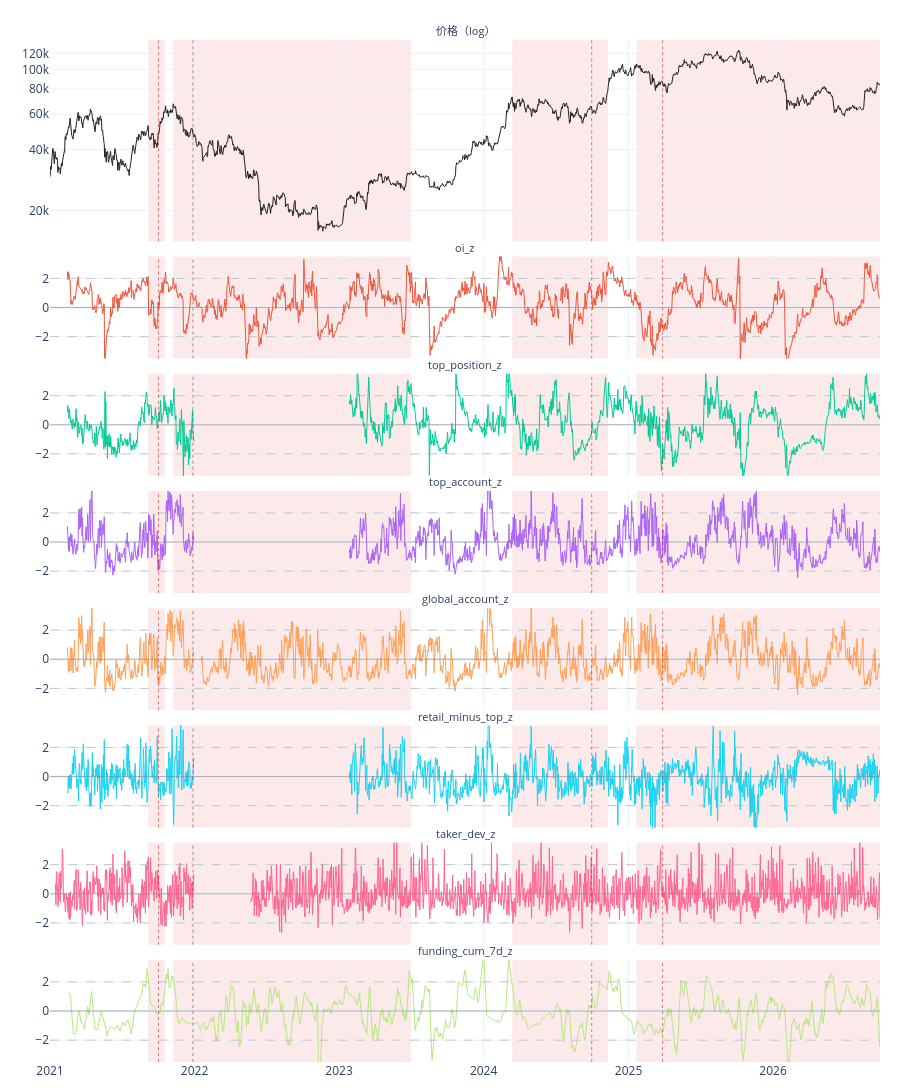

This figure's notebook cell:
### Markdown cell above
## 3. 标准化视角：90 天 z-score（日线）

原始比率有长期漂移（例如 `top_position` 2021 vs 2025 的基准水平不同），做规则时用的是 **相对自身近期分布的位置**。这里把候选特征统一做 90 天滚动 z-score，和 episode 对齐看。

也把 H2a 的 `oi_level_90d_z` 放进来做对照：如果 `top_position_z` 和它几乎重合，H4a 就不是新信息。

### Code cell
def zscore(s: pd.Series, window: str, bucket: str) -> pd.Series:
    n = int(pd.Timedelta(window) / pd.Timedelta(bucket))
    r = s.rolling(n, min_periods=n // 2)
    return (s - r.mean()) / r.std()

def add_features(df: pd.DataFrame, bucket: str) -> pd.DataFrame:
    df = df.copy()
    df["retail_minus_top"] = df["global_account"] - df["top_account"]
    df["taker_dev"] = df["taker_vol_mean"] - 1
    df["oi_log"] = np.log(df["oi_value"].where(df["oi_value"] > 0))
    df["oi_z"]               = zscore(df["oi_log"], Z_WINDOW, bucket)
    df["top_position_z"]     = zscore(df["top_position"], Z_WINDOW, bucket)
    df["top_account_z"]      = zscore(df["top_account"], Z_WINDOW, bucket)
    df["global_account_z"]   = zscore(df["global_account"], Z_WINDOW, bucket)
    df["retail_minus_top_z"] = zscore(df["retail_minus_top"], Z_WINDOW, bucket)
    df["taker_dev_z"]        = zscore(df["taker_dev"], "30D", bucket)
    df["funding_cum_7d_z"]   = zscore(df["funding_cum_7d"], Z_WINDOW, bucket)
    liq_tot = df["liq_long_usd"].fillna(0) + df["liq_short_usd"].fillna(0)
    df["liq_imbalance"] = ((df["liq_short_usd"].fillna(0) - df["liq_long_usd"].fillna(0)) / liq_tot.replace(0, np.nan))
    return df

d = add_features(d, "1d")
f = add_features(f, "4h")
Z_FEATURES = ["oi_z", "top_position_z", "top_account_z", "global_account_z",
              "retail_minus_top_z", "taker_dev_z", "funding_cum_7d_z"]

fig = make_subplots(rows=len(Z_FEATURES) + 1, cols=1, shared_xaxes=True, vertical_spacing=0.015,
                    row_heights=[0.22] + [0.78 / len(Z_FEATURES)] * len(Z_FEATURES),
                    subplot_titles=["价格（log）"] + Z_FEATURES)
fig.add_trace(go.Scatter(x=d.ts, y=d.close, line=dict(color="#222", width=1), name="close"), 1, 1)
fig.update_yaxes(type="log", row=1, col=1)
for i, col in enumerate(Z_FEATURES, start=2):
    fig.add_trace(go.Scatter(x=d.ts, y=d[col], line=dict(width=1), name=col), i, 1)
    for lvl in (-2, 2):
        fig.add_hline(y=lvl, line_width=0.6, line_dash="dash", line_color="#aaa", row=i, col=1)
    fig.add_hline(y=0, line_width=0.6, line_color="#888", row=i, col=1)
    fig.update_yaxes(range=[-3.5, 3.5], row=i, col=1)
add_episodes(fig, ep_gate)
fig.update_layout(height=1500, template="plotly_white", showlegend=False,
                  margin=dict(l=50, r=20, t=40, b=30), hovermode="x unified")
fig.update_annotations(font_size=11)
fig.show()

### Figure 1 — Plotly figure (JSON) as saved in the notebook; plotly's stock layout.template omitted (floating-point values rounded to 4 significant figures; data arrays with more than 128 entries replaced by an {"elided": "..."} marker saying what was removed)
{"data": [{"line": {"color": "#222", "width": 1}, "name": "close", "type": "scatter", "x": {"elided": "2097 str values"}, "xaxis": "x", "y": {"elided": "2097 float values"}, "yaxis": "y"}, {"line": {"width": 1}, "name": "oi_z", "type": "scatter", "x": {"elided": "2097 str values"}, "xaxis": "x2", "y": {"elided": "2097 float values"}, "yaxis": "y2"}, {"line": {"width": 1}, "name": "top_position_z", "type": "scatter", "x": {"elided": "2097 str values"}, "xaxis": "x3", "y": {"elided": "2097 float values"}, "yaxis": "y3"}, {"line": {"width": 1}, "name": "top_account_z", "type": "scatter", "x": {"elided": "2097 str values"}, "xaxis": "x4", "y": {"elided": "2097 float values"}, "yaxis": "y4"}, {"line": {"width": 1}, "name": "global_account_z", "type": "scatter", "x": {"elided": "2097 str values"}, "xaxis": "x5", "y": {"elided": "2097 float values"}, "yaxis": "y5"}, {"line": {"width": 1}, "name": "retail_minus_top_z", "type": "scatter", "x": {"elided": "2097 str values"}, "xaxis": "x6", "y": {"elided": "2097 float values"}, "yaxis": "y6"}, {"line": {"width": 1}, "name": "taker_dev_z", "type": "scatter", "x": {"elided": "2097 str values"}, "xaxis": "x7", "y": {"elided": "2097 float values"}, "yaxis": "y7"}, {"line": {"width": 1}, "name": "funding_cum_7d_z", "type": "scatter", "x": {"elided": "2097 str values"}, "xaxis": "x8", "y": {"elided": "2097 float values"}, "yaxis": "y8"}], "layout": {"annotations": [{"font": {"size": 11}, "showarrow": false, "text": "价格（log）", "x": 0.5, "xanchor": "center", "xref": "paper", "y": 1, "yanchor": "bottom", "yref": "paper"}, {"font": {"size": 11}, "showarrow": false, "text": "oi_z", "x": 0.5, "xanchor": "center", "xref": "paper", "y": 0.7881, "yanchor": "bottom", "yref": "paper"}, {"font": {"size": 11}, "showarrow": false, "text": "top_position_z", "x": 0.5, "xanchor": "center", "xref": "paper", "y": 0.6734, "yanchor": "bottom", "yref": "paper"}, {"font": {"size": 11}, "showarrow": false, "text": "top_account_z", "x": 0.5, "xanchor": "center", "xref": "paper", "y": 0.5586, "yanchor": "bottom", "yref": "paper"}, {"font": {"size": 11}, "showarrow": false, "text": "global_account_z", "x": 0.5, "xanchor": "center", "xref": "paper", "y": 0.4439, "yanchor": "bottom", "yref": "paper"}, {"font": {"size": 11}, "showarrow": false, "text": "retail_minus_top_z", "x": 0.5, "xanchor": "center", "xref": "paper", "y": 0.3292, "yanchor": "bottom", "yref": "paper"}, {"font": {"size": 11}, "showarrow": false, "text": "taker_dev_z", "x": 0.5, "xanchor": "center", "xref": "paper", "y": 0.2145, "yanchor": "bottom", "yref": "paper"}, {"font": {"size": 11}, "showarrow": false, "text": "funding_cum_7d_z", "x": 0.5, "xanchor": "center", "xref": "paper", "y": 0.09973, "yanchor": "bottom", "yref": "paper"}], "height": 1500, "hovermode": "x unified", "margin": {"b": 30, "l": 50, "r": 20, "t": 40}, "shapes": [{"line": {"color": "#aaa", "dash": "dash", "width": 0.6}, "type": "line", "x0": 0, "x1": 1, "xref": "x2 domain", "y0": -2, "y1": -2, "yref": "y2"}, {"line": {"color": "#aaa", "dash": "dash", "width": 0.6}, "type": "line", "x0": 0, "x1": 1, "xref": "x2 domain", "y0": 2, "y1": 2, "yref": "y2"}, {"line": {"color": "#888", "width": 0.6}, "type": "line", "x0": 0, "x1": 1, "xref": "x2 domain", "y0": 0, "y1": 0, "yref": "y2"}, {"line": {"color": "#aaa", "dash": "dash", "width": 0.6}, "type": "line", "x0": 0, "x1": 1, "xref": "x3 domain", "y0": -2, "y1": -2, "yref": "y3"}, {"line": {"color": "#aaa", "dash": "dash", "width": 0.6}, "type": "line", "x0": 0, "x1": 1, "xref": "x3 domain", "y0": 2, "y1": 2, "yref": "y3"}, {"line": {"color": "#888", "width": 0.6}, "type": "line", "x0": 0, "x1": 1, "xref": "x3 domain", "y0": 0, "y1": 0, "yref": "y3"}, {"line": {"color": "#aaa", "dash": "dash", "width": 0.6}, "type": "line", "x0": 0, "x1": 1, "xref": "x4 domain", "y0": -2, "y1": -2, "yref": "y4"}, {"line": {"color": "#aaa", "dash": "dash", "width": 0.6}, "type": "line", "x0": 0, "x1": 1, "xref": "x4 domain", "y0": 2, "y1": 2, "yref": "y4"}, {"line": {"color": "#888", "width": 0.6}, "type": "line", "x0": 0, "x1": 1, "xref": "x4 domain", "y0": 0, "y1": 0, "yref": "y4"}, {"line": {"color": "#aaa", "dash": "dash", "width": 0.6}, "type": "line", "x0": 0, "x1": 1, "xref": "x5 domain", "y0": -2, "y1": -2, "yref": "y5"}, {"line": {"color": "#aaa", "dash": "dash", "width": 0.6}, "type": "line", "x0": 0, "x1": 1, "xref": "x5 domain", "y0": 2, "y1": 2, "yref": "y5"}, {"line": {"color": "#888", "width": 0.6}, "type": "line", "x0": 0, "x1": 1, "xref": "x5 domain", "y0": 0, "y1": 0, "yref": "y5"}, {"line": {"color": "#aaa", "dash": "dash", "width": 0.6}, "type": "line", "x0": 0, "x1": 1, "xref": "x6 domain", "y0": -2, "y1": -2, "yref": "y6"}, {"line": {"color": "#aaa", "dash": "dash", "width": 0.6}, "type": "line", "x0": 0, "x1": 1, "xref": "x6 domain", "y0": 2, "y1": 2, "yref": "y6"}, {"line": {"color": "#888", "width": 0.6}, "type": "line", "x0": 0, "x1": 1, "xref": "x6 domain", "y0": 0, "y1": 0, "yref": "y6"}, {"line": {"color": "#aaa", "dash": "dash", "width": 0.6}, "type": "line", "x0": 0, "x1": 1, "xref": "x7 domain", "y0": -2, "y1": -2, "yref": "y7"}, {"line": {"color": "#aaa", "dash": "dash", "width": 0.6}, "type": "line", "x0": 0, "x1": 1, "xref": "x7 domain", "y0": 2, "y1": 2, "yref": "y7"}, {"line": {"color": "#888", "width": 0.6}, "type": "line", "x0": 0, "x1": 1, "xref": "x7 domain", "y0": 0, "y1": 0, "yref": "y7"}, {"line": {"color": "#aaa", "dash": "dash", "width": 0.6}, "type": "line", "x0": 0, "x1": 1, "xref": "x8 domain", "y0": -2, "y1": -2, "yref": "y8"}, {"line": {"color": "#aaa", "dash": "dash", "width": 0.6}, "type": "line", "x0": 0, "x1": 1, "xref": "x8 domain", "y0": 2, "y1": 2, "yref": "y8"}, {"line": {"color": "#888", "width": 0.6}, "type": "line", "x0": 0, "x1": 1, "xref": "x8 domain", "y0": 0, "y1": 0, "yref": "y8"}, {"fillcolor": "rgba(220, 40, 40, 0.10)", "layer": "below", "line": {"width": 0}, "opacity": 1, "type": "rect", "x0": "2021-11-08T00:00:00+00:00", "x1": "2023-07-02T00:00:00+00:00", "xref": "x", "y0": 0, "y1": 1, "yref": "y domain"}, {"fillcolor": "rgba(220, 40, 40, 0.10)", "layer": "below", "line": {"width": 0}, "opacity": 1, "type": "rect", "x0": "2021-11-08T00:00:00+00:00", "x1": "2023-07-02T00:00:00+00:00", "xref": "x2", "y0": 0, "y1": 1, "yref": "y2 domain"}, {"fillcolor": "rgba(220, 40, 40, 0.10)", "layer": "below", "line": {"width": 0}, "opacity": 1, "type": "rect", "x0": "2021-11-08T00:00:00+00:00", "x1": "2023-07-02T00:00:00+00:00", "xref": "x3", "y0": 0, "y1": 1, "yref": "y3 domain"}, {"fillcolor": "rgba(220, 40, 40, 0.10)", "layer": "below", "line": {"width": 0}, "opacity": 1, "type": "rect", "x0": "2021-11-08T00:00:00+00:00", "x1": "2023-07-02T00:00:00+00:00", "xref": "x4", "y0": 0, "y1": 1, "yref": "y4 domain"}, {"fillcolor": "rgba(220, 40, 40, 0.10)", "layer": "below", "line": {"width": 0}, "opacity": 1, "type": "rect", "x0": "2021-11-08T00:00:00+00:00", "x1": "2023-07-02T00:00:00+00:00", "xref": "x5", "y0": 0, "y1": 1, "yref": "y5 domain"}, {"fillcolor": "rgba(220, 40, 40, 0.10)", "layer": "below", "line": {"width": 0}, "opacity": 1, "type": "rect", "x0": "2021-11-08T00:00:00+00:00", "x1": "2023-07-02T00:00:00+00:00", "xref": "x6", "y0": 0, "y1": 1, "yref": "y6 domain"}, {"fillcolor": "rgba(220, 40, 40, 0.10)", "layer": "below", "line": {"width": 0}, "opacity": 1, "type": "rect", "x0": "2021-11-08T00:00:00+00:00", "x1": "2023-07-02T00:00:00+00:00", "xref": "x7", "y0": 0, "y1": 1, "yref": "y7 domain"}, {"fillcolor": "rgba(220, 40, 40, 0.10)", "layer": "below", "line": {"width": 0}, "opacity": 1, "type": "rect", "x0": "2021-11-08T00:00:00+00:00", "x1": "2023-07-02T00:00:00+00:00", "xref": "x8", "y0": 0, "y1": 1, "yref": "y8 domain"}, {"line": {"color": "rgba(200,0,0,0.5)", "dash": "dot", "width": 1}, "type": "line", "x0": "2021-12-28T00:00:00+00:00", "x1": "2021-12-28T00:00:00+00:00", "xref": "x", "y0": 0, "y1": 1, "yref": "y domain"}, {"line": {"color": "rgba(200,0,0,0.5)", "dash": "dot", "width": 1}, "type": "line", "x0": "2021-12-28T00:00:00+00:00", "x1": "2021-12-28T00:00:00+00:00", "xref": "x2", "y0": 0, "y1": 1, "yref": "y2 domain"}, {"line": {"color": "rgba(200,0,0,0.5)", "dash": "dot", "width": 1}, "type": "line", "x0": "2021-12-28T00:00:00+00:00", "x1": "2021-12-28T00:00:00+00:00", "xref": "x3", "y0": 0, "y1": 1, "yref": "y3 domain"}, {"line": {"color": "rgba(200,0,0,0.5)", "dash": "dot", "width": 1}, "type": "line", "x0": "2021-12-28T00:00:00+00:00", "x1": "2021-12-28T00:00:00+00:00", "xref": "x4", "y0": 0, "y1": 1, "yref": "y4 domain"}, {"line": {"color": "rgba(200,0,0,0.5)", "dash": "dot", "width": 1}, "type": "line", "x0": "2021-12-28T00:00:00+00:00", "x1": "2021-12-28T00:00:00+00:00", "xref": "x5", "y0": 0, "y1": 1, "yref": "y5 domain"}, {"line": {"color": "rgba(200,0,0,0.5)", "dash": "dot", "width": 1}, "type": "line", "x0": "2021-12-28T00:00:00+00:00", "x1": "2021-12-28T00:00:00+00:00", "xref": "x6", "y0": 0, "y1": 1, "yref": "y6 domain"}, {"line": {"color": "rgba(200,0,0,0.5)", "dash": "dot", "width": 1}, "type": "line", "x0": "2021-12-28T00:00:00+00:00", "x1": "2021-12-28T00:00:00+00:00", "xref": "x7", "y0": 0, "y1": 1, "yref": "y7 domain"}, {"line": {"color": "rgba(200,0,0,0.5)", "dash": "dot", "width": 1}, "type": "line", "x0": "2021-12-28T00:00:00+00:00", "x1": "2021-12-28T00:00:00+00:00", "xref": "x8", "y0": 0, "y1": 1, "yref": "y8 domain"}, {"fillcolor": "rgba(220, 40, 40, 0.10)", "layer": "below", "line": {"width": 0}, "opacity": 1, "type": "rect", "x0": "2025-01-21T00:00:00+00:00", "x1": "2026-09-28T00:00:00+00:00", "xref": "x", "y0": 0, "y1": 1, "yref": "y domain"}, {"fillcolor": "rgba(220, 40, 40, 0.10)", "layer": "below", "line": {"width": 0}, "opacity": 1, "type": "rect", "x0": "2025-01-21T00:00:00+00:00", "x1": "2026-09-28T00:00:00+00:00", "xref": "x2", "y0": 0, "y1": 1, "yref": "y2 domain"}, {"fillcolor": "rgba(220, 40, 40, 0.10)", "layer": "below", "line": {"width": 0}, "opacity": 1, "type": "rect", "x0": "2025-01-21T00:00:00+00:00", "x1": "2026-09-28T00:00:00+00:00", "xref": "x3", "y0": 0, "y1": 1, "yref": "y3 domain"}, {"fillcolor": "rgba(220, 40, 40, 0.10)", "layer": "below", "line": {"width": 0}, "opacity": 1, "type": "rect", "x0": "2025-01-21T00:00:00+00:00", "x1": "2026-09-28T00:00:00+00:00", "xref": "x4", "y0": 0, "y1": 1, "yref": "y4 domain"}, {"fillcolor": "rgba(220, 40, 40, 0.10)", "layer": "below", "line": {"width": 0}, "opacity": 1, "type": "rect", "x0": "2025-01-21T00:00:00+00:00", "x1": "2026-09-28T00:00:00+00:00", "xref": "x5", "y0": 0, "y1": 1, "yref": "y5 domain"}, {"fillcolor": "rgba(220, 40, 40, 0.10)", "layer": "below", "line": {"width": 0}, "opacity": 1, "type": "rect", "x0": "2025-01-21T00:00:00+00:00", "x1": "2026-09-28T00:00:00+00:00", "xref": "x6", "y0": 0, "y1": 1, "yref": "y6 domain"}, {"fillcolor": "rgba(220, 40, 40, 0.10)", "layer": "below", "line": {"width": 0}, "opacity": 1, "type": "rect", "x0": "2025-01-21T00:00:00+00:00", "x1": "2026-09-28T00:00:00+00:00", "xref": "x7", "y0": 0, "y1": 1, "yref": "y7 domain"}, {"fillcolor": "rgba(220, 40, 40, 0.10)", "layer": "below", "line": {"width": 0}, "opacity": 1, "type": "rect", "x0": "2025-01-21T00:00:00+00:00", "x1": "2026-09-28T00:00:00+00:00", "xref": "x8", "y0": 0, "y1": 1, "yref": "y8 domain"}, {"line": {"color": "rgba(200,0,0,0.5)", "dash": "dot", "width": 1}, "type": "line", "x0": "2025-03-28T00:00:00+00:00", "x1": "2025-03-28T00:00:00+00:00", "xref": "x", "y0": 0, "y1": 1, "yref": "y domain"}, {"line": {"color": "rgba(200,0,0,0.5)", "dash": "dot", "width": 1}, "type": "line", "x0": "2025-03-28T00:00:00+00:00", "x1": "2025-03-28T00:00:00+00:00", "xref": "x2", "y0": 0, "y1": 1, "yref": "y2 domain"}, {"line": {"color": "rgba(200,0,0,0.5)", "dash": "dot", "width": 1}, "type": "line", "x0": "2025-03-28T00:00:00+00:00", "x1": "2025-03-28T00:00:00+00:00", "xref": "x3", "y0": 0, "y1": 1, "yref": "y3 domain"}, {"line": {"color": "rgba(200,0,0,0.5)", "dash": "dot", "width": 1}, "type": "line", "x0": "2025-03-28T00:00:00+00:00", "x1": "2025-03-28T00:00:00+00:00", "xref": "x4", "y0": 0, "y1": 1, "yref": "y4 domain"}, {"line": {"color": "rgba(200,0,0,0.5)", "dash": "dot", "width": 1}, "type": "line", "x0": "2025-03-28T00:00:00+00:00", "x1": "2025-03-28T00:00:00+00:00", "xref": "x5", "y0": 0, "y1": 1, "yref": "y5 domain"}, {"line": {"color": "rgba(200,0,0,0.5)", "dash": "dot", "width": 1}, "type": "line", "x0": "2025-03-28T00:00:00+00:00", "x1": "2025-03-28T00:00:00+00:00", "xref": "x6", "y0": 0, "y1": 1, "yref": "y6 domain"}, {"line": {"color": "rgba(200,0,0,0.5)", "dash": "dot", "width": 1}, "type": "line", "x0": "2025-03-28T00:00:00+00:00", "x1": "2025-03-28T00:00:00+00:00", "xref": "x7", "y0": 0, "y1": 1, "yref": "y7 domain"}, {"line": {"color": "rgba(200,0,0,0.5)", "dash": "dot", "width": 1}, "type": "line", "x0": "2025-03-28T00:00:00+00:00", "x1": "2025-03-28T00:00:00+00:00", "xref": "x8", "y0": 0, "y1": 1, "yref": "y8 domain"}, {"fillcolor": "rgba(220, 40, 40, 0.10)", "layer": "below", "line": {"width": 0}, "opacity": 1, "type": "rect", "x0": "2024-03-13T00:00:00+00:00", "x1": "2024-11-10T00:00:00+00:00", "xref": "x", "y0": 0, "y1": 1, "yref": "y domain"}, {"fillcolor": "rgba(220, 40, 40, 0.10)", "layer": "below", "line": {"width": 0}, "opacity": 1, "type": "rect", "x0": "2024-03-13T00:00:00+00:00", "x1": "2024-11-10T00:00:00+00:00", "xref": "x2", "y0": 0, "y1": 1, "yref": "y2 domain"}, {"fillcolor": "rgba(220, 40, 40, 0.10)", "layer": "below", "line": {"width": 0}, "opacity": 1, "type": "rect", "x0": "2024-03-13T00:00:00+00:00", "x1": "2024-11-10T00:00:00+00:00", "xref": "x3", "y0": 0, "y1": 1, "yref": "y3 domain"}, {"fillcolor": "rgba(220, 40, 40, 0.10)", "layer": "below", "line": {"width": 0}, "opacity": 1, "type": "rect", "x0": "2024-03-13T00:00:00+00:00", "x1": "2024-11-10T00:00:00+00:00", "xref": "x4", "y0": 0, "y1": 1, "yref": "y4 domain"}, {"fillcolor": "rgba(220, 40, 40, 0.10)", "layer": "below", "line": {"width": 0}, "opacity": 1, "type": "rect", "x0": "2024-03-13T00:00:00+00:00", "x1": "2024-11-10T00:00:00+00:00", "xref": "x5", "y0": 0, "y1": 1, "yref": "y5 domain"}, {"fillcolor": "rgba(220, 40, 40, 0.10)", "layer": "below", "line": {"width": 0}, "opacity": 1, "type": "rect", "x0": "2024-03-13T00:00:00+00:00", "x1": "2024-11-10T00:00:00+00:00", "xref": "x6", "y0": 0, "y1": 1, "yref": "y6 domain"}, {"fillcolor": "rgba(220, 40, 40, 0.10)", "layer": "below", "line": {"width": 0}, "opacity": 1, "type": "rect", "x0": "2024-03-13T00:00:00+00:00", "x1": "2024-11-10T00:00:00+00:00", "xref": "x7", "y0": 0, "y1": 1, "yref": "y7 domain"}, {"fillcolor": "rgba(220, 40, 40, 0.10)", "layer": "below", "line": {"width": 0}, "opacity": 1, "type": "rect", "x0": "2024-03-13T00:00:00+00:00", "x1": "2024-11-10T00:00:00+00:00", "xref": "x8", "y0": 0, "y1": 1, "yref": "y8 domain"}, {"line": {"color": "rgba(200,0,0,0.5)", "dash": "dot", "width": 1}, "type": "line", "x0": "2024-09-30T00:00:00+00:00", "x1": "2024-09-30T00:00:00+00:00", "xref": "x", "y0": 0, "y1": 1, "yref": "y domain"}, {"line": {"color": "rgba(200,0,0,0.5)", "dash": "dot", "width": 1}, "type": "line", "x0": "2024-09-30T00:00:00+00:00", "x1": "2024-09-30T00:00:00+00:00", "xref": "x2", "y0": 0, "y1": 1, "yref": "y2 domain"}, {"line": {"color": "rgba(200,0,0,0.5)", "dash": "dot", "width": 1}, "type": "line", "x0": "2024-09-30T00:00:00+00:00", "x1": "2024-09-30T00:00:00+00:00", "xref": "x3", "y0": 0, "y1": 1, "yref": "y3 domain"}, {"line": {"color": "rgba(200,0,0,0.5)", "dash": "dot", "width": 1}, "type": "line", "x0": "2024-09-30T00:00:00+00:00", "x1": "2024-09-30T00:00:00+00:00", "xref": "x4", "y0": 0, "y1": 1, "yref": "y4 domain"}, {"line": {"color": "rgba(200,0,0,0.5)", "dash": "dot", "width": 1}, "type": "line", "x0": "2024-09-30T00:00:00+00:00", "x1": "2024-09-30T00:00:00+00:00", "xref": "x5", "y0": 0, "y1": 1, "yref": "y5 domain"}, {"line": {"color": "rgba(200,0,0,0.5)", "dash": "dot", "width": 1}, "type": "line", "x0": "2024-09-30T00:00:00+00:00", "x1": "2024-09-30T00:00:00+00:00", "xref": "x6", "y0": 0, "y1": 1, "yref": "y6 domain"}, {"line": {"color": "rgba(200,0,0,0.5)", "dash": "dot", "width": 1}, "type": "line", "x0": "2024-09-30T00:00:00+00:00", "x1": "2024-09-30T00:00:00+00:00", "xref": "x7", "y0": 0, "y1": 1, "yref": "y7 domain"}, {"line": {"color": "rgba(200,0,0,0.5)", "dash": "dot", "width": 1}, "type": "line", "x0": "2024-09-30T00:00:00+00:00", "x1": "2024-09-30T00:00:00+00:00", "xref": "x8", "y0": 0, "y1": 1, "yref": "y8 domain"}, {"fillcolor": "rgba(220, 40, 40, 0.10)", "layer": "below", "line": {"width": 0}, "opacity": 1, "type": "rect", "x0": "2021-09-06T00:00:00+00:00", "x1": "2021-10-18T00:00:00+00:00", "xref": "x", "y0": 0, "y1": 1, "yref": "y domain"}, {"fillcolor": "rgba(220, 40, 40, 0.10)", "layer": "below", "line": {"width": 0}, "opacity": 1, "type": "rect", "x0": "2021-09-06T00:00:00+00:00", "x1": "2021-10-18T00:00:00+00:00", "xref": "x2", "y0": 0, "y1": 1, "yref": "y2 domain"}, {"fillcolor": "rgba(220, 40, 40, 0.10)", "layer": "below", "line": {"width": 0}, "opacity": 1, "type": "rect", "x0": "2021-09-06T00:00:00+00:00", "x1": "2021-10-18T00:00:00+00:00", "xref": "x3", "y0": 0, "y1": 1, "yref": "y3 domain"}, {"fillcolor": "rgba(220, 40, 40, 0.10)", "layer": "below", "line": {"width": 0}, "opacity": 1, "type": "rect", "x0": "2021-09-06T00:00:00+00:00", "x1": "2021-10-18T00:00:00+00:00", "xref": "x4", "y0": 0, "y1": 1, "yref": "y4 domain"}, {"fillcolor": "rgba(220, 40, 40, 0.10)", "layer": "below", "line": {"width": 0}, "opacity": 1, "type": "rect", "x0": "2021-09-06T00:00:00+00:00", "x1": "2021-10-18T00:00:00+00:00", "xref": "x5", "y0": 0, "y1": 1, "yref": "y5 domain"}, {"fillcolor": "rgba(220, 40, 40, 0.10)", "layer": "below", "line": {"width": 0}, "opacity": 1, "type": "rect", "x0": "2021-09-06T00:00:00+00:00", "x1": "2021-10-18T00:00:00+00:00", "xref": "x6", "y0": 0, "y1": 1, "yref": "y6 domain"}, {"fillcolor": "rgba(220, 40, 40, 0.10)", "layer": "below", "line": {"width": 0}, "opacity": 1, "type": "rect", "x0": "2021-09-06T00:00:00+00:00", "x1": "2021-10-18T00:00:00+00:00", "xref": "x7", "y0": 0, "y1": 1, "yref": "y7 domain"}, {"fillcolor": "rgba(220, 40, 40, 0.10)", "layer": "below", "line": {"width": 0}, "opacity": 1, "type": "rect", "x0": "2021-09-06T00:00:00+00:00", "x1": "2021-10-18T00:00:00+00:00", "xref": "x8", "y0": 0, "y1": 1, "yref": "y8 domain"}, {"line": {"color": "rgba(200,0,0,0.5)", "dash": "dot", "width": 1}, "type": "line", "x0": "2021-10-02T00:00:00+00:00", "x1": "2021-10-02T00:00:00+00:00", "xref": "x", "y0": 0, "y1": 1, "yref": "y domain"}, {"line": {"color": "rgba(200,0,0,0.5)", "dash": "dot", "width": 1}, "type": "line", "x0": "2021-10-02T00:00:00+00:00", "x1": "2021-10-02T00:00:00+00:00", "xref": "x2", "y0": 0, "y1": 1, "yref": "y2 domain"}, {"line": {"color": "rgba(200,0,0,0.5)", "dash": "dot", "width": 1}, "type": "line", "x0": "2021-10-02T00:00:00+00:00", "x1": "2021-10-02T00:00:00+00:00", "xref": "x3", "y0": 0, "y1": 1, "yref": "y3 domain"}, {"line": {"color": "rgba(200,0,0,0.5)", "dash": "dot", "width": 1}, "type": "line", "x0": "2021-10-02T00:00:00+00:00", "x1": "2021-10-02T00:00:00+00:00", "xref": "x4", "y0": 0, "y1": 1, "yref": "y4 domain"}, {"line": {"color": "rgba(200,0,0,0.5)", "dash": "dot", "width": 1}, "type": "line", "x0": "2021-10-02T00:00:00+00:00", "x1": "2021-10-02T00:00:00+00:00", "xref": "x5", "y0": 0, "y1": 1, "yref": "y5 domain"}, {"line": {"color": "rgba(200,0,0,0.5)", "dash": "dot", "width": 1}, "type": "line", "x0": "2021-10-02T00:00:00+00:00", "x1": "2021-10-02T00:00:00+00:00", "xref": "x6", "y0": 0, "y1": 1, "yref": "y6 domain"}, {"line": {"color": "rgba(200,0,0,0.5)", "dash": "dot", "width": 1}, "type": "line", "x0": "2021-10-02T00:00:00+00:00", "x1": "2021-10-02T00:00:00+00:00", "xref": "x7", "y0": 0, "y1": 1, "yref": "y7 domain"}, {"line": {"color": "rgba(200,0,0,0.5)", "dash": "dot", "width": 1}, "type": "line", "x0": "2021-10-02T00:00:00+00:00", "x1": "2021-10-02T00:00:00+00:00", "xref": "x8", "y0": 0, "y1": 1, "yref": "y8 domain"}], "showlegend": false, "xaxis": {"anchor": "y", "domain": [0, 1], "matches": "x8", "showticklabels": false}, "xaxis2": {"anchor": "y2", "domain": [0, 1], "matches": "x8", "showticklabels": false}, "xaxis3": {"anchor": "y3", "domain": [0, 1], "matches": "x8", "showticklabels": false}, "xaxis4": {"anchor": "y4", "domain": [0, 1], "matches": "x8", "showticklabels": false}, "xaxis5": {"anchor": "y5", "domain": [0, 1], "matches": "x8", "showticklabels": false}, "xaxis6": {"anchor": "y6", "domain": [0, 1], "matches": "x8", "showticklabels": false}, "xaxis7": {"anchor": "y7", "domain": [0, 1], "matches": "x8", "showticklabels": false}, "xaxis8": {"anchor": "y8", "domain": [0, 1]}, "yaxis": {"anchor": "x", "domain": [0.8031, 1], "type": "log"}, "yaxis2": {"anchor": "x2", "domain": [0.6884, 0.7881], "range": [-3.5, 3.5]}, "yaxis3": {"anchor": "x3", "domain": [0.5736, 0.6734], "range": [-3.5, 3.5]}, "yaxis4": {"anchor": "x4", "domain": [0.4589, 0.5586], "range": [-3.5, 3.5]}, "yaxis5": {"anchor": "x5", "domain": [0.3442, 0.4439], "range": [-3.5, 3.5]}, "yaxis6": {"anchor": "x6", "domain": [0.2295, 0.3292], "range": [-3.5, 3.5]}, "yaxis7": {"anchor": "x7", "domain": [0.1147, 0.2145], "range": [-3.5, 3.5]}, "yaxis8": {"anchor": "x8", "domain": [0, 0.09973], "range": [-3.5, 3.5]}}}
